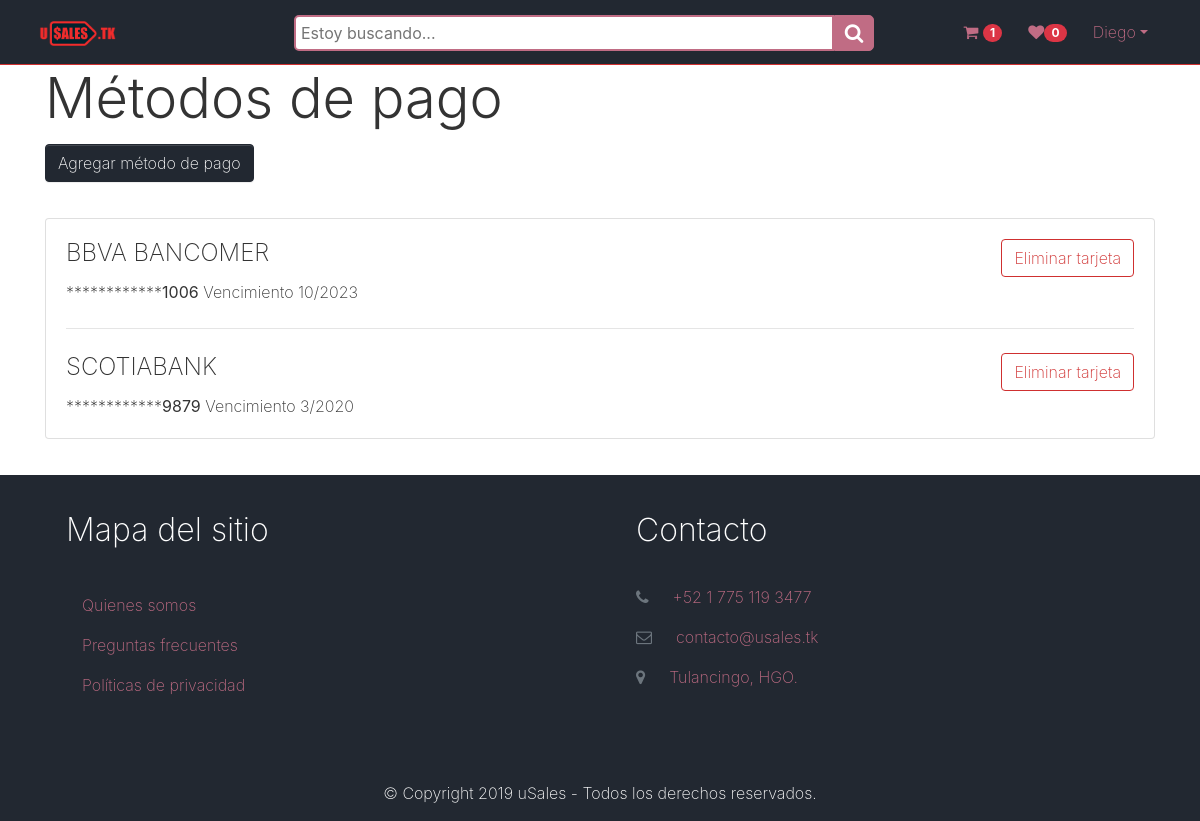
Page /accounts/payment-Methods/ (signed in) on the committed database.
### registration/models.py (models this page shows, shortened)
class Plastic_money(models.Model):
    entity = models.ForeignKey(Bank_entity, on_delete=models.CASCADE, verbose_name='Banco', default=1)
    card_number = models.CharField(validators=[
            MinLengthValidator(16),
            MaxLengthValidator(16)
        ], max_length=16, verbose_name='Número de tarjeta')
    exp_month = models.IntegerField(verbose_name='Mes', choices=MONTH_CHOICES, default=datetime.datetime.now().month)
    exp_year = models.IntegerField(verbose_name='Año', choices=YEAR_CHOICES, default=datetime.datetime.now().year)
    owner_profile = models.ForeignKey(User, on_delete=models.CASCADE)
    owner = models.CharField(verbose_name='Nombre del titular', max_length=32)
    cvv = models.CharField(validators=[
            MinLengthValidator(3),
            MaxLengthValidator(3)
        ], max_length=3, verbose_name='Número de seguridad')
    created = models.DateTimeField(auto_now_add=True, verbose_name="Creado")
    updated = models.DateTimeField(auto_now=True, verbose_name="Actualizado")
    class Meta:
        verbose_name = 'Tarjeta de crédito / débito'
        verbose_name_plural = 'Tarjetas de crédito / débito'
        ordering=[('-created')]

class Bank_entity(models.Model):
    bank = models.CharField(max_length=64, verbose_name='Institución bancaria')
    created = models.DateTimeField(auto_now_add=True, verbose_name="Creado")
    updated = models.DateTimeField(auto_now=True, verbose_name="Actualizado")
    class Meta:
        verbose_name='Entidad Bancaria'
        verbose_name_plural='Entidades Bancarias'
    def __str__(self):
        return self.bank

### information/models.py (models this page shows)
class AboutUs(models.Model):
    title = models.CharField(verbose_name="Título", max_length=200, default='Quienes somos')
    content = RichTextField(verbose_name="Contenido", default='')
    created = models.DateTimeField(auto_now_add=True, verbose_name="Creado")
    updated = models.DateTimeField(auto_now=True, verbose_name="Actualizado")
    class Meta:
        verbose_name='Acerca de'
        verbose_name_plural = 'Acerca de'
    def __str__(self):
        return self.title

class Privacy(models.Model):
    title = models.CharField(verbose_name="Título", max_length=200, default='Políticas de privacidad')
    content = RichTextField(verbose_name="Contenido", default='')
    created = models.DateTimeField(auto_now_add=True, verbose_name="Creado")
    updated = models.DateTimeField(auto_now=True, verbose_name="Actualizado")
    class Meta:
        verbose_name='Política de privacidad'
        verbose_name_plural = 'Políticas de privacidad'
    def __str__(self):
        return self.title

### registration/views.py (the view)
# urls.py: path('payment-Methods/', CreditCardsView.as_view(), name='paymentMethods'),
@method_decorator(login_required, name='dispatch')
class CreditCardsView(TemplateView):
    template_name = 'registration/paymentMethods.html'
    def get_context_data(self, **kwargs):
       context = super(CreditCardsView, self).get_context_data(**kwargs)
       context['plastic_money'] = Plastic_money.objects.filter(owner_profile=self.request.user)
       return context

### core/templatetags/custom_tags.py (called while the page is built)
@register.filter
def wishlist_counter(usuario, id):
    return Wish_listItem.objects.filter(customer=id).count()

@register.filter
def basketlist_counter(usuario, id):
    return Shopping_basketItem.objects.filter(customer=id).aggregate(Sum('quantity'))['quantity__sum']

@register.simple_tag(takes_context=True)
def wish_list(context):
    return Wish_listItem.objects.filter(customer=context['user'].id).values_list("publication").values()

@register.simple_tag(takes_context=True)
def orders_list(context):
    return Orders.objects.filter(customer=context['user'].id)

@register.simple_tag(takes_context=True)
def basket_list(context):
    return Shopping_basketItem.objects.filter(customer=context['user'].id).values_list("publication").values()

@register.simple_tag
def categories():
    return Category.objects.all()

@register.simple_tag
def aboutus():
    return AboutUs.objects.first()

@register.simple_tag
def privacy():
    return Privacy.objects.first()

@register.simple_tag
def faq():
    return FAQ.objects.all()

### registration/templates/registration/paymentMethods.html (shortened to what this page needs)
{% extends 'core/base.html' %}
{% load static %}
{% block content %}
{% load custom_tags %}
{% wish_list as wish_list %}
{% basket_list as basket_list %}
{% orders_list as orders_list %}
<main>
    <div class="container">
        <h4 class="display-4">Métodos de pago</h4>
        <a href="{% url 'creditcardcreate' %}" class="btn btn-primary">Agregar método de pago</a>
        <div class="row py-4">
            <div class="col-12">
                <div class="card">
                    <div class="card-body">
                        {% if plastic_money %}
                        {% for tarjeta in plastic_money %}
                        <div class="row">
                            <div class="col-10">
                                <h4>{{tarjeta.entity}}
                                    {{tarjeta.international_brand}}</h4>
                                    ************<b>{{tarjeta.card_number|slice:"12:16"}}</b> Vencimiento
                                {{tarjeta.exp_month}}/{{tarjeta.exp_year}}
                            </div>
                            <div class="col-2 text-right">
                                <a href="{% url 'creditcarddelete' tarjeta.id %}" class="btn btn-outline-secondary">
                                    Eliminar tarjeta
                                </a>
                            </div>
                        </div>
                        {% if forloop.last == False %}
                        <hr>
                        {% endif %}
                        {% endfor %}
                        {% else %}
                        <h4>Aún no tienes métodos de pago agregados.</h4>
                        <h5>Agrega un método de pago para empezar a disfrutar de las compras en <b>uSalesTK</b></h5>
                        {% endif %}
                    </div>
                </div>
            </div>
        </div>
    </div>
</main>
{% endblock %}

### core/templates/core/base.html (shortened to what this page needs)
<!DOCTYPE html>
<html lang="es">
<head>
    {% load static %}
    {% load custom_tags %}
    {% categories as categories %}
    {% aboutus as aboutus %}
    {% privacy as privacy %}
    {% faq as FAQ %}
    <link rel="stylesheet" href="https://cdnjs.cloudflare.com/ajax/libs/font-awesome/4.7.0/css/font-awesome.min.css"
        type="text/css">
    <link href="{% static 'core/css/booty.css' %}" rel="stylesheet">
    <link href="{% static 'core/css/jquery.growl.css' %}" rel="stylesheet">
</head>
<body>
        <nav class="navbar navbar-expand-md navbar-dark bg-primary sticky-top border-bottom border-secondary">
            <div class="container-fluid"> <a class="navbar-brand text-light" href="{% url 'publications:publications'%}">
                    <img src="{% static 'core/img/logo.png' %}" height="25">
                </a>
                <div class="wrap">
                    <div class="search">
                        <form action="{% url 'publications:search' %}" method="get">
                            <input type="text" class="searchTerm" name="product" id="id_product" required
                                placeholder="Estoy buscando...">
                            <button type="submit" class="searchButton">
                                <i class="fa fa-search"></i>
                            </button>
                        </form>
                    </div>
                </div>
                <div class="navbar-collapse text-center collapse" id="navbar4">
                    <ul class="navbar-nav ml-auto">
                        {% if user.is_authenticated %}
                        <li class="nav-item">
                            <a href="{% url 'shopping_basket:shopping_basket_list' %}" class="btn btn-link">
                                <span class="fa fa-shopping-cart"></span>
                                <span class="badge badge-danger badge-pill">{% if usuario|basketlist_counter:request.user.id %}{{usuario|basketlist_counter:request.user.id}}{% else %}0{% endif %}</span></a>
                        </li>
                        <li class="nav-item "> <a href="{% url 'wish_lists:wish_lists' %}" class="btn btn-link">
                                <span class="fa fa-heart"></span><span id="wishlist_span"
                                    class="badge badge-danger badge-pill">{{ usuario|wishlist_counter:request.user.id }}</span></a>
                        </li>
                        <li class="nav-item">
                            <div class="btn-group">
                                <button class="btn btn-link dropdown-toggle" data-toggle="dropdown"
                                    aria-expanded="false">{{request.user.first_name|truncatechars:9}}</button>
                            </div>
                        </li>
                        {% else %}
                        <li class="nav-item">
                            <a href="{% url 'login' %}" class="btn btn-link">Acceder</a>
                        </li>
                        {% endif %}
                    </ul>
                </div>
            </div>
        </nav>
        {% block content %}
        {% endblock %}
        <div class="bg-primary text-white">
            <div class="container">
                <div class="row">
                    <div class="p-4 col-md-6">
                        <h2 class="mb-4">Mapa del sitio</h2>
                        <ul class="list-unstyled">
                            {% if aboutus %}
                            <a class="nav-link"
                                href="{% url 'information:about_us' aboutus.id aboutus.title|slugify %}">{{aboutus}}</a>
                            {% else %}
                            <a class="nav-link disabled" href="#">Acerca de</a>
                            {% endif %}
                            <li class="nav-item">
                                {% if FAQ|length > 0 %}
                                <a class="nav-link" href="{% url 'information:FAQ' %}">Preguntas frecuentes</a>
                                {% else %}
                                <a class="nav-link disabled" href="#">Preguntas frecuentes</a>
                                {% endif %}
                            </li>
                            {% if privacy %}
                            <a class="nav-link"
                                href="{% url 'information:privacy' privacy.id privacy.title|slugify %}">{{privacy}}</a>
                            {% else %}
                            <a class="nav-link disabled" href="#">Políticas de privacidad</a>
                            {% endif %}
                        </ul>
                    </div>
                    <div class="p-4 col-md-6">
                        <h2 class="mb-4">Contacto</h2>
                        <p class=""> <a href="#" class="">
                                <i class="fa d-inline mr-3 text-muted fa-phone"></i>+52 1 775 119 3477</a> </p>
                        <p> <a href="#" class="">
                                <i class="fa d-inline mr-3 text-muted fa-envelope-o"></i>contacto@usales.tk</a> </p>
                        <p> <a href="#" class="">
                                <i class="fa d-inline mr-3 fa-map-marker text-muted"></i>Tulancingo, HGO.</a> </p>
                    </div>
                </div>
                <div class="row">
                    <div class="col-md-12 mt-3">
                        <p class="text-center">© Copyright 2019 uSales - Todos los derechos reservados. </p>
                    </div>
                </div>
            </div>
        </div>
    </body>
</html>

### rows in the picture
Plastic_money: entity "BBVA BANCOMER", card_number "1006", exp_month "10", exp_year "2023"
Plastic_money: entity "SCOTIABANK", card_number "9879", exp_month "3", exp_year "2020"
AboutUs: title "Quienes somos"
Privacy: title "Políticas de privacidad"

### other values in the picture
{{ usuario|basketlist_counter:request.user.id }} "1"
{{ usuario|wishlist_counter:request.user.id }} "0"
{{ request.user.first_name|truncatechars:9 }} "Diego"
